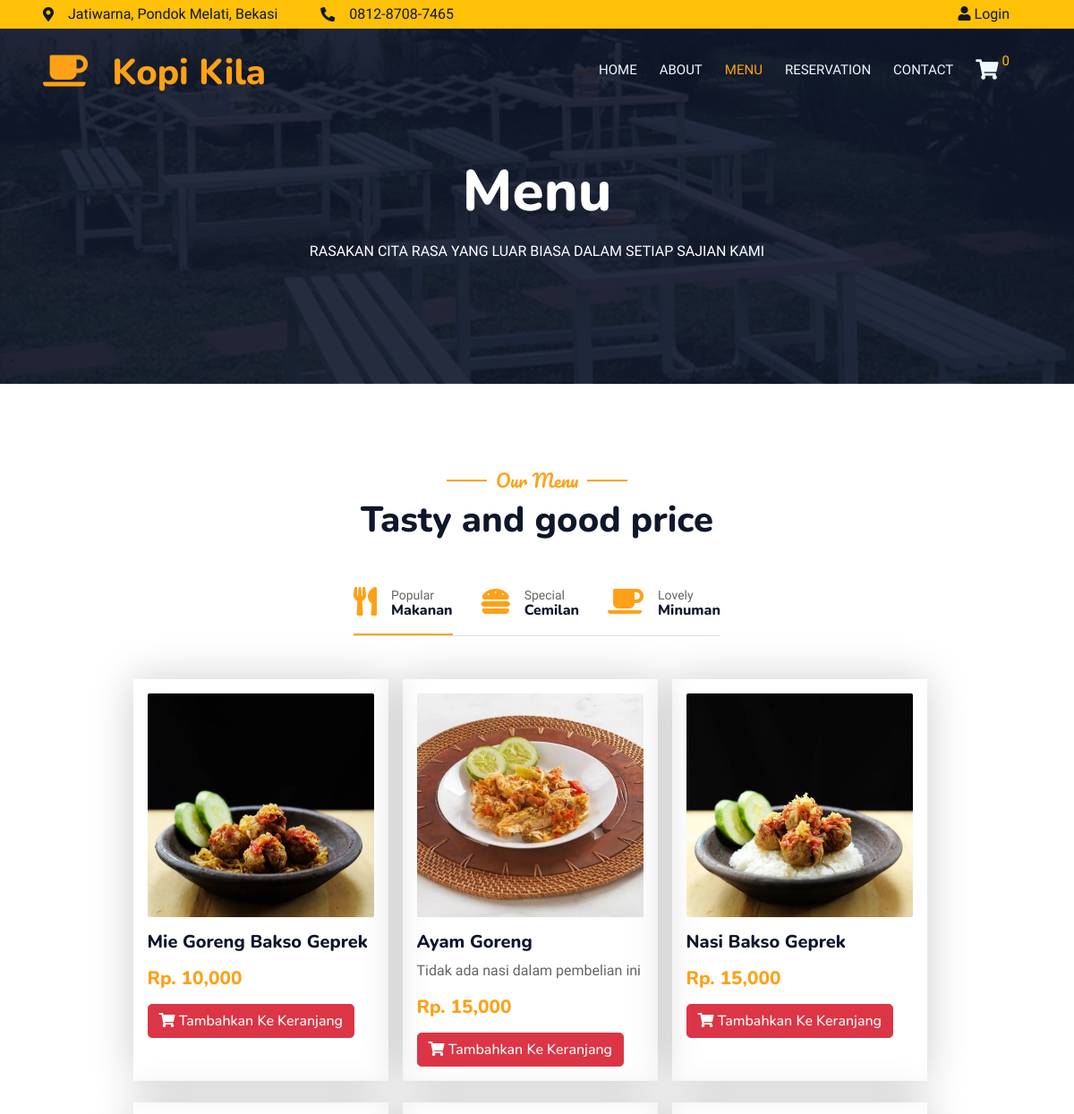
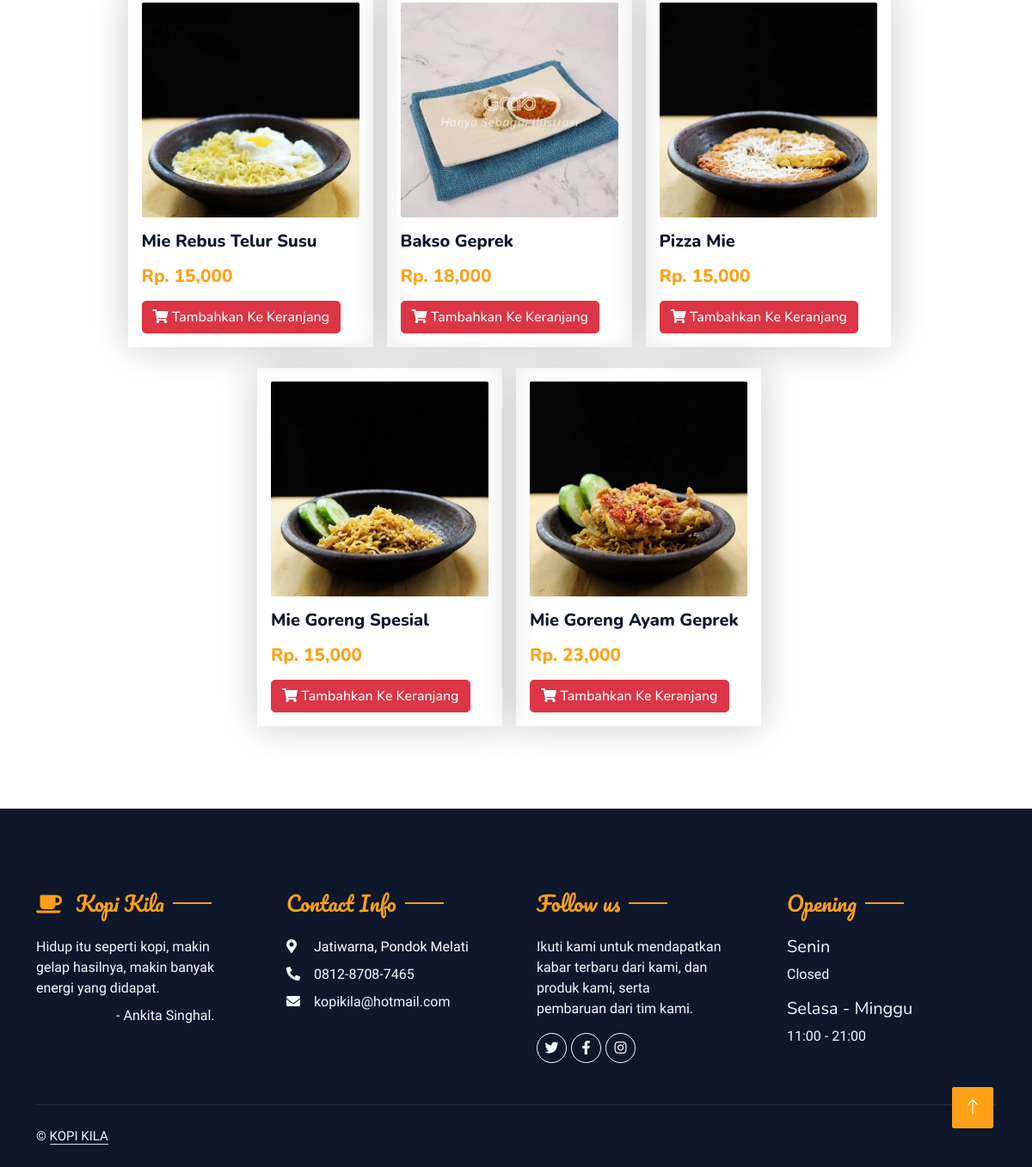
Page /index.php/pages/menu on the committed database (2 pictures, top to bottom).
### tables this page shows
CREATE TABLE `tb_produk` (
  `id_produk` int(11) NOT NULL,
  `nama_produk` varchar(150) NOT NULL,
  `keterangan` text NOT NULL,
  `kategori` varchar(50) NOT NULL,
  `kategori2` varchar(50) NOT NULL,
  `harga` int(11) NOT NULL,
  `stok` int(4) NOT NULL,
  `gambar` text NOT NULL
);

### application/controllers/Pages.php (called while the page is built, shortened)
<?php
class Pages extends CI_Controller
{
    public function menu()
    {
        $data['menu'] = $this->model_produk->data_menu()->result();
        $this->load->view('templates/header');
        $this->load->view('templates/navbar');
        $this->load->view('menu', $data);
        $this->load->view('templates/footer');
    }
}

### index.php (called while the page is built, shortened)
<?php
require_once BASEPATH.'core/CodeIgniter.php';

### application/models/model_produk.php (called while the page is built, shortened)
<?php
class Model_produk extends CI_Model {
public function data_menu()
{
    return $this->db->get('tb_produk');
}
}

### application/views/menu.php (the view, shortened to what this page needs)
<div class="container-fluid-xxl py-5">
    <div class="container">
        <div class="text-center wow fadeInUp" data-wow-delay="0.1s">
            <h5 class="section-title ff-secondary text-center text-primary fw-normal">Our Menu</h5>
            <h1 class="mb-5">Tasty and good price</h1>
        </div>
        <div class="tab-class text-center wow fadeInUp" data-wow-delay="0.1s">
            <ul class="nav nav-pills d-inline-flex justify-content-center border-bottom mb-5">
                <li class="nav-item">
                    <a class="d-flex align-items-center text-start mx-3 ms-0 pb-3 active" data-bs-toggle="pill" href="#tab-1">
                        <i class="fa fa-utensils fa-2x text-primary"></i>
                        <div class="ps-3">
                            <small class="text-body">Popular</small>
                            <h6 class="mt-n1 mb-0">Makanan</h6>
                        </div>
                    </a>
                </li>
                <li class="nav-item">
                    <a class="d-flex align-items-center text-start mx-3 pb-3" data-bs-toggle="pill" href="#tab-2">
                        <i class="fa fa-hamburger fa-2x text-primary"></i>
                        <div class="ps-3">
                            <small class="text-body">Special</small>
                            <h6 class="mt-n1 mb-0">Cemilan</h6>
                        </div>
                    </a>
                </li>
                <li class="nav-item">
                    <a class="d-flex align-items-center text-start mx-3 me-0 pb-3" data-bs-toggle="pill" href="#tab-3">
                        <i class="fas fa-coffee fa-2x text-primary"></i>
                        <div class="ps-3">
                            <small class="text-body">Lovely</small>
                            <h6 class="mt-n1 mb-0">Minuman</h6>
                        </div>
                    </a>
                </li>
            </ul>
            <div class="tab-content">
                <div id="tab-1" class="tab-pane fade show p-0 active">
                    <div class="row g-4 justify-content-center text-start">
                        <?php foreach ($menu as $mkn) : ?>
                            <?php if ($mkn->kategori == "Makanan") : ?>
                                <div class="populer-menu col-lg-3 me-3 p-3">
                                    <img class="img-fluid rounded w-100 wow zoomIn" data-wow-delay="0.7s" src="<?= base_url() . '/uploads_produk/Makanan/' . $mkn->gambar; ?>" style="height: 250px;">
                                    <h5 class="mt-3 text-capitalize"><?= $mkn->nama_produk ?></h5>
                                    <p><?= $mkn->keterangan ?></p>
                                    <h6 class="mt-3 mb-3 text-primary" style="font-size:1.3rem;">Rp. <?= number_format($mkn->harga) ?></h6>
                                    <?php if ($mkn->stok > 0) : ?>
                                     <a href="<?= base_url('Order/tambah_ke_keranjang/' . $mkn->id_produk) ?>" class="btn btn-danger text-capitalize rounded-3"><i class="fas fa-shopping-cart"></i> Tambahkan Ke Keranjang</a>
                                    <?php else : ?>
                                        <button class="btn btn-danger text-capitalize rounded-pill" disabled>Stok Habis</button>
                                    <?php endif; ?>
                                </div>
                            <?php endif; ?>
                        <?php endforeach; ?>
                    </div>
                </div>
            </div>
        </div>
    </div>
</div>

### assets/css/style.css (style rules this page uses)
:root { --primary: #FEA116; --light: #F1F8FF; --dark: #0F172B; }
.ff-secondary { font-family: 'Pacifico', cursive; }
.btn { font-family: 'Nunito', sans-serif; font-weight: 500; text-transform: uppercase; transition: .5s; }
.section-title { position: relative; display: inline-block; }
.section-title::before { position: absolute; content: ""; width: 45px; height: 2px; top: 50%; left: -55px; margin-top: -1px; background: var(--primary); }
.section-title::after { position: absolute; content: ""; width: 45px; height: 2px; top: 50%; right: -55px; margin-top: -1px; background: var(--primary); }
.populer-menu { box-shadow: 0 0 45px rgba(10, 10, 10, 0.201); }
.nav-pills .nav-item .active { border-bottom: 2px solid var(--primary); }

### rows in the picture
tb_produk: gambar (picture), nama_produk "Mie Goreng Bakso Geprek", harga "10,000"
tb_produk: gambar (picture), nama_produk "Ayam Goreng", keterangan "Tidak ada nasi dalam pembelian ini", harga "15,000"
tb_produk: gambar (picture), nama_produk "Nasi Bakso Geprek", harga "15,000"
tb_produk: gambar (picture), nama_produk "Mie Rebus Telur Susu", harga "15,000"
tb_produk: gambar (picture), nama_produk "Bakso Geprek", harga "18,000"
tb_produk: gambar (picture), nama_produk "Pizza Mie", harga "15,000"
tb_produk: gambar (picture), nama_produk "Mie Goreng Spesial", harga "15,000"
tb_produk: gambar (picture), nama_produk "Mie Goreng Ayam Geprek", harga "23,000"

### other values in the picture
$this->cart->total_items() "0"
$this->uri->segment(2) "Menu"
